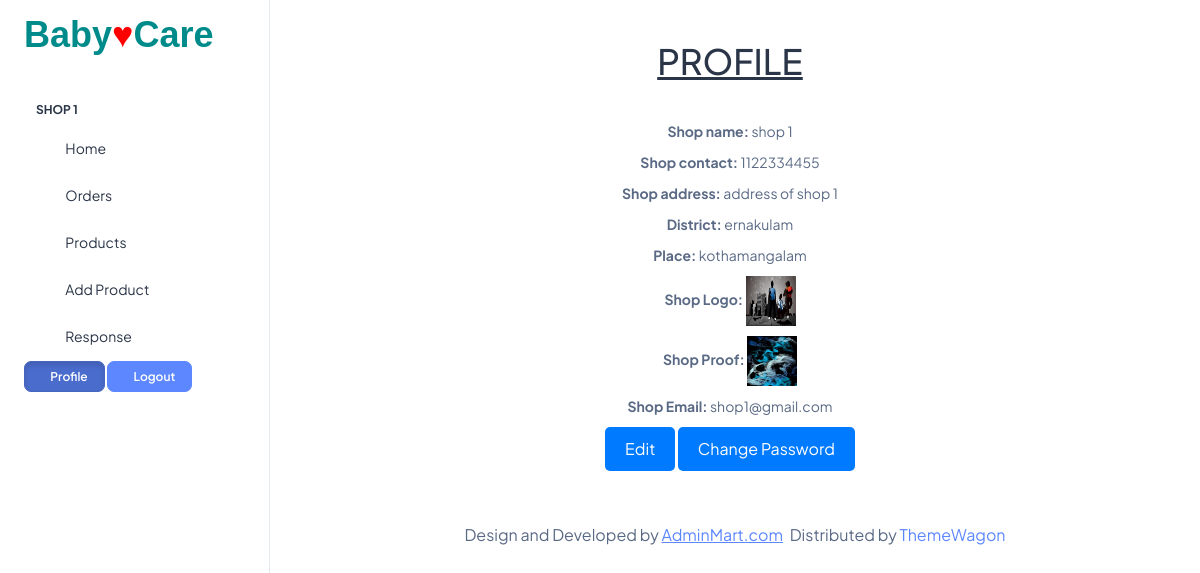
The app's page /Shop/ShopProfile.php (signed in) with its own data.
### tables this page shows
CREATE TABLE `tbl_shop` (
  `shop_id` int(11) NOT NULL,
  `shop_name` varchar(50) NOT NULL,
  `shop_contact` int(20) NOT NULL,
  `shop_logo` varchar(100) NOT NULL,
  `shop_proof` varchar(100) NOT NULL,
  `shop_address` varchar(50) NOT NULL,
  `place_id` int(11) NOT NULL,
  `shop_email` varchar(50) NOT NULL,
  `shop_password` varchar(50) NOT NULL,
  `shop_vstatus` int(11) NOT NULL DEFAULT 0,
  `shop_doj` varchar(50) NOT NULL
);

CREATE TABLE `tbl_district` (
  `district_id` int(11) NOT NULL,
  `district_name` varchar(50) NOT NULL
);

CREATE TABLE `tbl_place` (
  `district_id` int(11) NOT NULL,
  `place_id` int(11) NOT NULL,
  `place_name` varchar(50) NOT NULL
);

### web/Shop/ShopProfile.php (the view, shortened to what this page needs)
<?php
include("../Assets/Connection/Connection.php");
include("Header.php");
$in = ("SELECT * FROM tbl_shop s
        INNER JOIN tbl_place p ON s.place_id=p.place_id
        INNER JOIN tbl_district d ON p.district_id=d.district_id
        WHERE shop_id=" . $_SESSION["shop_id"]);
$row = $con->query($in);
$val = $row->fetch_assoc();
?>
<!DOCTYPE html>
<html xmlns="http://www.w3.org/1999/xhtml">
<head>
</head>
<body>
    <div class="profile-container">
    <h1><u>PROFILE</u></h1><br>
        <div class="profile-item">
            <strong>Shop name:</strong> <?php echo $val["shop_name"] ?>
        </div>
        <div class="profile-item">
            <strong>Shop contact:</strong> <?php echo $val["shop_contact"] ?>
        </div>
        <div class="profile-item">
            <strong>Shop address:</strong> <?php echo $val["shop_address"] ?>
        </div>
        <div class="profile-item">
            <strong>District:</strong> <?php echo $val["district_name"] ?>
        </div>
        <div class="profile-item">
            <strong>Place:</strong> <?php echo $val["place_name"] ?>
        </div>
        <div class="profile-item">
            <strong>Shop Logo:</strong>
            <a href="../Assets/File/Shop/<?php echo $val["shop_logo"] ?>" target="_blank">
                <img src="../Assets/File/Shop/<?php echo $val["shop_logo"] ?>" height="50" width="50" />
            </a>
        </div>
        <div class="profile-item">
            <strong>Shop Proof:</strong>
            <a href="../Assets/File/Shop/<?php echo $val["shop_proof"] ?>" target="_blank">
                <img src="../Assets/File/Shop/<?php echo $val["shop_proof"] ?>" height="50" width="50" />
            </a>
        </div>
        <div class="profile-item">
            <strong>Shop Email:</strong> <?php echo $val["shop_email"] ?>
        </div>
        <div class="profile-item">
            <a href="EditShopProfile.php"><button class="edit-button">Edit</button></a>
            <a href="ChangePassword.php"><button class="edit-button">Change Password</button></a>
        </div>
    </div>
</body>
<?php
include("Footer.php");
?>
</html>

### web/Shop/ShopProfile.php (style rules this page uses)
.profile-container { text-align: center; margin: 40px 310px; width: 300px; }
.profile-item { margin: 10px 0; }
.edit-button { background-color: #007BFF; color: #fff; border: none; border-radius: 5px; padding: 10px 20px; font-size: 16px; cursor: pointer; }

### records on screen
tbl_shop: shop_name "shop 1", shop_contact "1122334455", shop_address "address of shop 1", tbl_district.district_name "ernakulam", place.place_name "kothamangalam", shop_logo (picture), shop_proof (picture), shop_email "shop1@gmail.com"

### other values on screen
$_SESSION["shop_name"] "SHOP 1"
